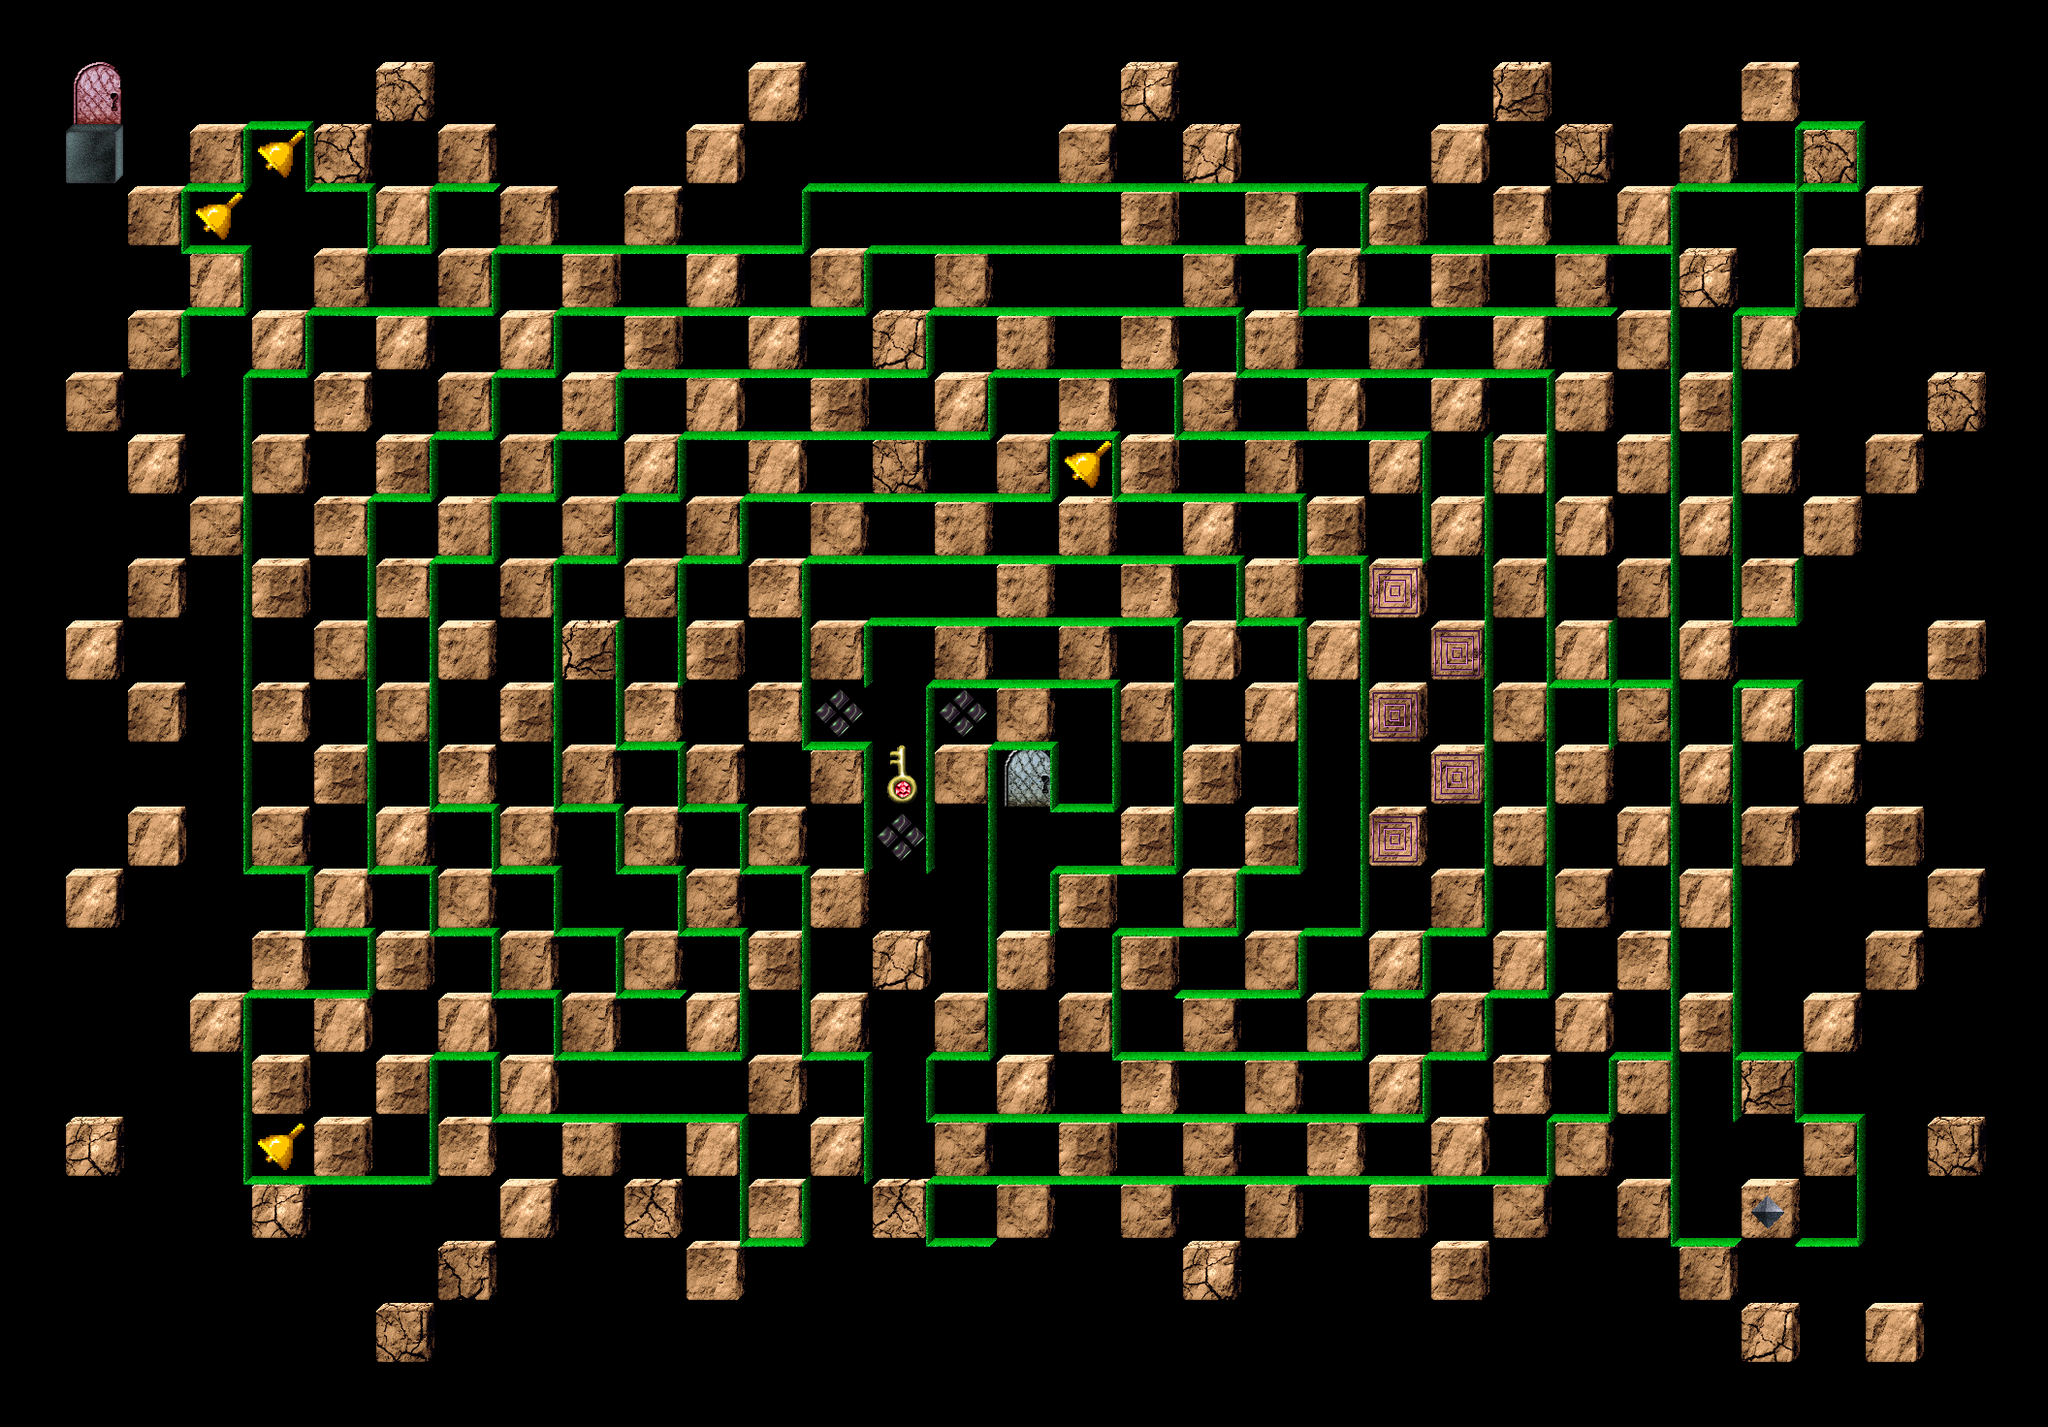

This game map was drawn from its Tiled (.tmx) file and the tilesets committed beside it. A one-line description and the trimmed map source follow:
An orthogonal 33x23 tile map with 64x64 px tiles, 4 tile layers (Items, Blocks, BlockExtras, Walls), 1 hidden layer not drawn, 2 tilesets and 31 objects (2x FlameRed).

<map version="1.8" tiledversion="1.11.0" orientation="orthogonal" renderorder="right-down" width="33" height="23" tilewidth="64" tileheight="64" infinite="0" nextlayerid="8" nextobjectid="125">
 <tileset firstgid="1" source="../StaticObjects.tsx" />
 <tileset firstgid="89" source="../BoxDrawing.tsx" />
 <layer id="4" name="Hidden Items" width="33" height="23" visible="0">
  <data>[759 cells, 0 non-empty, 0 distinct tile ids]</data>
 </layer>
 <layer id="2" name="Items" width="33" height="23">
  <data>[759 cells, 9 non-empty, 4 distinct tile ids]</data>
 </layer>
 <layer id="1" name="Blocks" width="33" height="23">
  <data>[759 cells, 247 non-empty, 20 distinct tile ids]</data>
 </layer>
 <layer id="7" name="BlockExtras" width="33" height="23">
  <data>[759 cells, 6 non-empty, 2 distinct tile ids]</data>
 </layer>
 <layer id="6" name="Walls" width="33" height="23" offsetx="-16" offsety="-16">
  <data>[759 cells, 388 non-empty, 13 distinct tile ids]</data>
 </layer>
 <objectgroup id="3" name="Actors">
  <object id="46" template="../Dana.tx" x="1120" y="800" />
  <object id="48" template="../Teleporter.tx" x="1760" y="1184">
   <properties>
    <property name="Destination" type="object" value="49" />
   </properties>
  </object>
  <object id="49" template="../Teleporter.tx" x="288" y="224">
   <properties>
    <property name="Destination" type="object" value="48" />
   </properties>
  </object>
  <object id="50" template="../Teleporter.tx" x="352" y="1120">
   <properties>
    <property name="Destination" type="object" value="51" />
   </properties>
  </object>
  <object id="51" template="../Teleporter.tx" x="1824" y="224">
   <properties>
    <property name="Destination" type="object" value="50" />
   </properties>
  </object>
  <object id="67" template="../FlameBlue.tx" x="800" y="1056" />
  <object id="68" template="../FlameBlue.tx" x="416" y="800" />
  <object id="75" template="../Spark.tx" x="416" y="288">
   <properties>
    <property name="Speed" type="float" value="2" />
   </properties>
  </object>
  <object id="80" template="../Spark.tx" x="544" y="416" />
  <object id="82" template="../Spark.tx" x="672" y="544" />
  <object id="84" template="../Spark.tx" x="800" y="672" />
  <object id="86" template="../Spark.tx" x="1696" y="288" />
  <object id="87" template="../Spark.tx" x="1568" y="416" />
  <object id="88" template="../Spark.tx" x="1440" y="544" />
  <object id="89" template="../Spark.tx" x="1312" y="672" />
  <object id="90" template="../FlameBlue.tx" x="608" y="736" />
  <object id="91" template="../FlameBlue.tx" x="1568" y="672" />
  <object id="92" template="../FlameBlue.tx" x="416" y="1312" />
  <object id="93" template="../FlameBlue.tx" name="FlameRed" x="928" y="928" />
  <object id="94" template="../FlameBlue.tx" x="416" y="672" />
  <object id="95" template="../FlameBlue.tx" x="416" y="544" />
  <object id="96" template="../FlameBlue.tx" x="1376" y="608" />
  <object id="97" template="../FlameBlue.tx" x="1568" y="800" />
  <object id="98" template="../FlameBlue.tx" x="1568" y="928" />
  <object id="99" template="../FlameBlue.tx" x="1568" y="544" />
  <object id="101" template="../FlameBlue.tx" name="FlameRed" x="1760" y="736" />
  <object id="104" template="../FlameBlue.tx" x="1184" y="800" />
  <object id="105" template="../FlameBlue.tx" x="2016" y="1120" />
  <object id="111" template="../FlameRed.tx" x="288" y="288" />
  <object id="112" template="../FlameBlue.tx" x="1056" y="1056" />
  <object id="113" template="../Ghost.tx" x="32" y="32" />
 </objectgroup>
</map>
